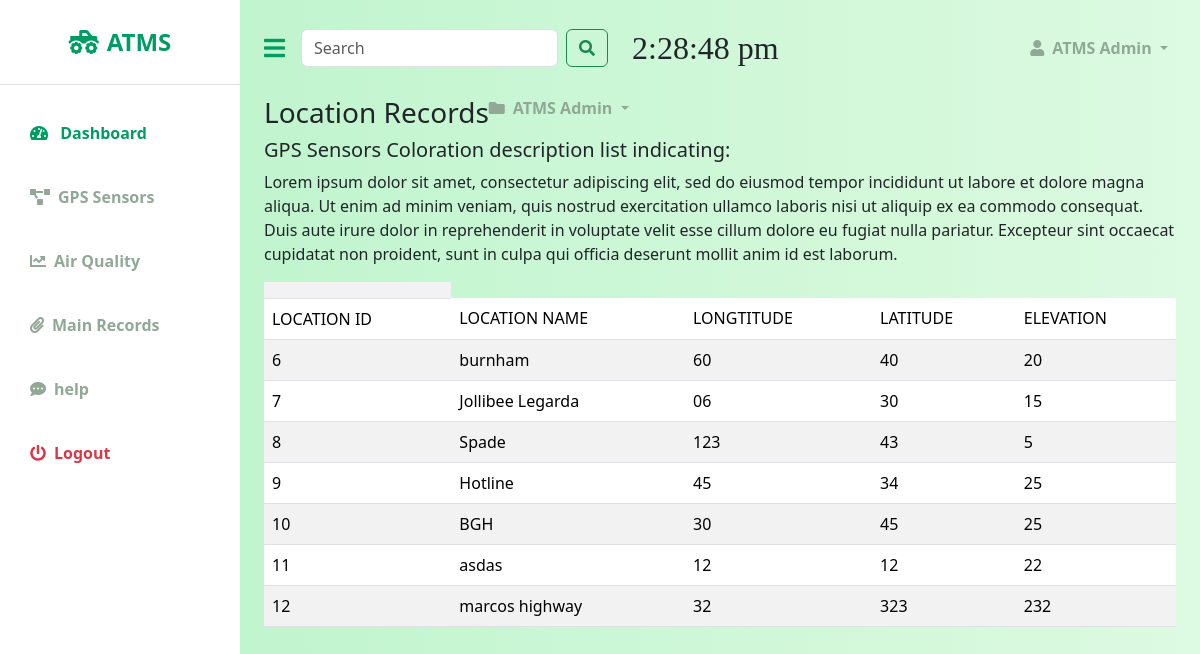
/location/, run on the app's committed database.
### atmsapp/models.py (models this page shows)
class Location(models.Model):
  location_name = models.CharField(max_length=255)
  location_longtitude = models.CharField(max_length=255)
  location_latitude = models.CharField(max_length=255)
  location_elevation = models.CharField(max_length=255)

### atmsapp/views.py (the view)
# urls.py: path('location/', views.location, name = 'location'),
def location(request):
    location = Location.objects.all().values()
    template = loader.get_template('records/location.html')
    context = {
    'location': location,
  }
    return HttpResponse(template.render(context, request))

### atmsapp/templates/records/location.html (shortened to what this page needs)
{% extends 'base.html' %}
{% block content %}
<div class="d-flex justify-content-start">
    <div class="h3">Location Records</div>
            <li class="nav-item dropdown">
                <a class="nav-link dropdown-toggle second-text fw-bold" href="#" id="navbarDropdown"
                    role="button" data-bs-toggle="dropdown" aria-expanded="false">
                    <i class="fas fa-folder me-2"></i>ATMS Admin
                </a>
            </li>
</div>
<div class="h5">GPS Sensors Coloration description list indicating:</div>
            <p>Lorem ipsum dolor sit amet, consectetur adipiscing elit, sed do eiusmod
                tempor incididunt ut labore et dolore magna aliqua.
                Ut enim ad minim veniam, quis nostrud exercitation ullamco laboris nisi ut aliquip ex ea commodo consequat.
                Duis aute irure dolor in reprehenderit in voluptate
                 velit esse cillum dolore eu fugiat nulla pariatur.
                  Excepteur sint occaecat cupidatat non proident, sunt in culpa qui officia deserunt mollit anim id est laborum.</p>
    <div class="col-xxl-8">
        <table class="table table-striped">
            <th>
                <tr>
                    <td>LOCATION ID</td>
                    <td>LOCATION NAME</td>
                    <td>LONGTITUDE</td>
                    <td>LATITUDE</td>
                    <td>ELEVATION</td>
                </tr>
            </th>
            {% for x in location %}
            <tr>
                <td>{{ x.id }}</td>
                <td>{{ x.location_name }}</td>
                <td>{{ x.location_longtitude }}</td>
                <td>{{ x.location_latitude }}</td>
                <td>{{ x.location_elevation }}</td>
            </tr>
            {% endfor %}
        </table>
    </div>
{% endblock %}

### atmsapp/static/style.css (style rules this page uses)
* { padding: 0; margin: 0; box-sizing: border-box; text-decoration: none; list-style: none; }
body { background: linear-gradient(to right,#aff8c8, #e1f5e6) }

### atmsapp/static/sidebar.css (style rules this page uses)
:root { --main-bg-color: #009d63; --main-text-color: #009d63; --second-text-color: #91a897; --second-bg-color: #c1efde; }
.second-text { color: var(--second-text-color); }

### data on the page
Location: id "6", location_name "burnham", location_longtitude "60", location_latitude "40", location_elevation "20"
Location: id "7", location_name "Jollibee Legarda", location_longtitude "06", location_latitude "30", location_elevation "15"
Location: id "8", location_name "Spade", location_longtitude "123", location_latitude "43", location_elevation "5"
Location: id "9", location_name "Hotline", location_longtitude "45", location_latitude "34", location_elevation "25"
Location: id "10", location_name "BGH", location_longtitude "30", location_latitude "45", location_elevation "25"
Location: id "11", location_name "asdas", location_longtitude "12", location_latitude "12", location_elevation "22"
Location: id "12", location_name "marcos highway", location_longtitude "32", location_latitude "323", location_elevation "232"
